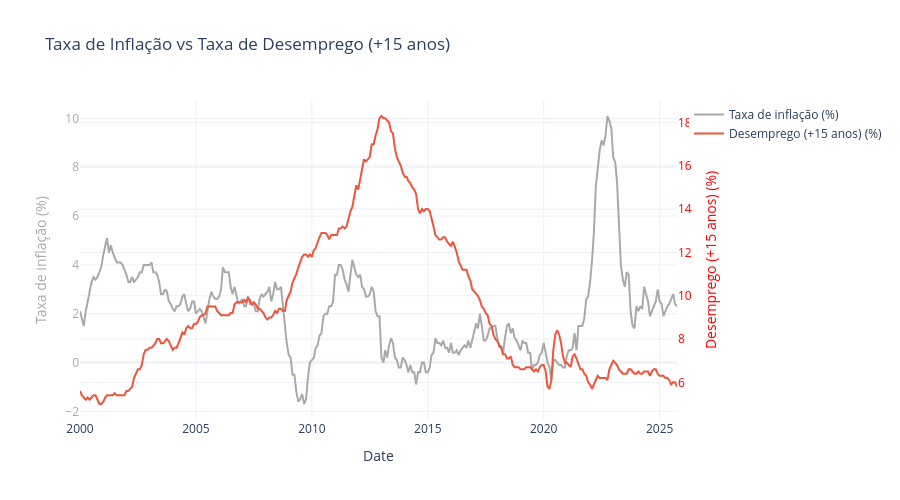

The cell this chart's notebook holds for it:
### Code cell
fig = go.Figure()

# Linha 1 (eixo Y esquerdo)
fig.add_trace(
    go.Scatter(
        x=df["Date"],
        y=df[target],
        mode="lines",
        name="Taxa de inflação (%)",
        yaxis="y",
        line=dict(color='darkgrey')
    )
)

# Linha 2 (eixo Y direito)
fig.add_trace(
    go.Scatter(
        x=df["Date"],
        y=df["unemployment_up_15_unemployment"],
        mode="lines",
        name="Desemprego (+15 anos) (%)",
        yaxis="y2"
    )
)

fig.update_layout(
    title="Taxa de Inflação vs Taxa de Desemprego (+15 anos)",
    
    xaxis=dict(title="Date"),
    
    yaxis=dict(
        title="Taxa de inflação (%)",
        color="darkgrey"
    ),
    
    yaxis2=dict(
        title="Desemprego (+15 anos) (%)",
        color="red",
        overlaying="y",   # partilha o mesmo eixo X
        side="right"      # eixo aparece à direita
    ),

    template='plotly_white', height=500
)

fig.show()

### Figure 1 — Plotly figure (JSON) as saved in the notebook; plotly's stock layout.template omitted (floating-point values rounded to 4 significant figures; data arrays with more than 128 entries replaced by an {"elided": "..."} marker saying what was removed)
{"data": [{"line": {"color": "darkgrey"}, "mode": "lines", "name": "Taxa de inflação (%)", "type": "scatter", "x": {"elided": "310 str values"}, "y": {"elided": "310 float values"}, "yaxis": "y"}, {"mode": "lines", "name": "Desemprego (+15 anos) (%)", "type": "scatter", "x": {"elided": "310 str values"}, "y": {"elided": "310 float values"}, "yaxis": "y2"}], "layout": {"height": 500, "title": {"text": "Taxa de Inflação vs Taxa de Desemprego (+15 anos)"}, "xaxis": {"title": {"text": "Date"}}, "yaxis": {"color": "darkgrey", "title": {"text": "Taxa de inflação (%)"}}, "yaxis2": {"color": "red", "overlaying": "y", "side": "right", "title": {"text": "Desemprego (+15 anos) (%)"}}}}
